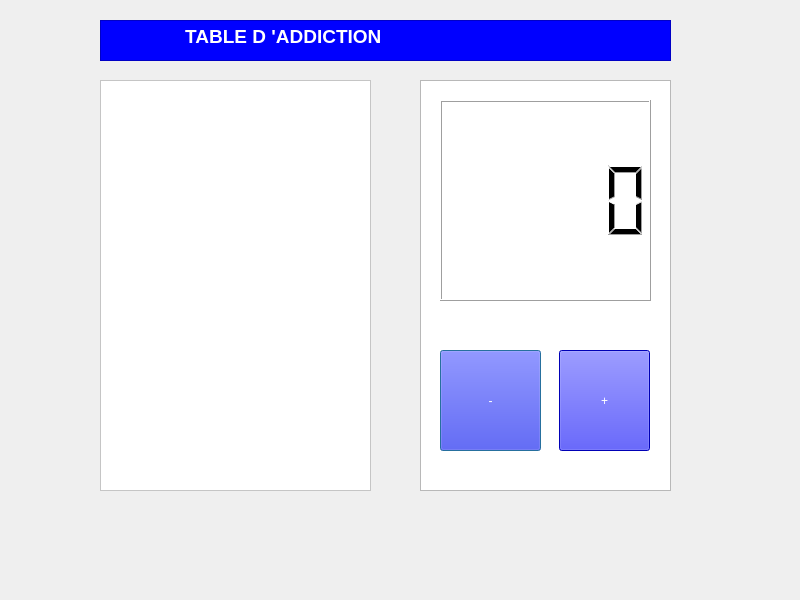
<?xml version="1.0" encoding="UTF-8"?>
<ui version="4.0">
 <class>Addiction</class>
 <widget class="QDialog" name="Addiction">
  <property name="geometry">
   <rect>
    <x>0</x>
    <y>0</y>
    <width>800</width>
    <height>600</height>
   </rect>
  </property>
  <property name="windowTitle">
   <string>Addiction</string>
  </property>
  <widget class="QTextEdit" name="textEdit">
   <property name="geometry">
    <rect>
     <x>100</x>
     <y>20</y>
     <width>571</width>
     <height>41</height>
    </rect>
   </property>
   <property name="styleSheet">
    <string notr="true">color:white;
align-text:center;
background-color:blue;</string>
   </property>
   <property name="readOnly">
    <bool>true</bool>
   </property>
   <property name="html">
    <string>&lt;!DOCTYPE HTML PUBLIC &quot;-//W3C//DTD HTML 4.0//EN&quot; &quot;http://www.w3.org/TR/REC-html40/strict.dtd&quot;&gt;
&lt;html&gt;&lt;head&gt;&lt;meta name=&quot;qrichtext&quot; content=&quot;1&quot; /&gt;&lt;style type=&quot;text/css&quot;&gt;
p, li { white-space: pre-wrap; }
&lt;/style&gt;&lt;/head&gt;&lt;body style=&quot; font-family:'MS Shell Dlg 2'; font-size:7.8pt; font-weight:400; font-style:normal;&quot;&gt;
&lt;p style=&quot; margin-top:0px; margin-bottom:0px; margin-left:0px; margin-right:0px; -qt-block-indent:0; text-indent:0px;&quot;&gt;                             &lt;span style=&quot; font-size:14pt; font-weight:600;&quot;&gt;TABLE D 'ADDICTION&lt;/span&gt;&lt;/p&gt;&lt;/body&gt;&lt;/html&gt;</string>
   </property>
  </widget>
  <widget class="QTextEdit" name="textEdit_2">
   <property name="geometry">
    <rect>
     <x>100</x>
     <y>80</y>
     <width>271</width>
     <height>411</height>
    </rect>
   </property>
   <property name="styleSheet">
    <string notr="true">font: 20 15pt &quot;MS Shell Dlg 2&quot;;
background-color:white;</string>
   </property>
   <property name="readOnly">
    <bool>true</bool>
   </property>
  </widget>
  <widget class="QTextEdit" name="textEdit_3">
   <property name="geometry">
    <rect>
     <x>420</x>
     <y>80</y>
     <width>251</width>
     <height>411</height>
    </rect>
   </property>
   <property name="readOnly">
    <bool>true</bool>
   </property>
  </widget>
  <widget class="QLCDNumber" name="lcdNumber">
   <property name="geometry">
    <rect>
     <x>440</x>
     <y>100</y>
     <width>211</width>
     <height>201</height>
    </rect>
   </property>
  </widget>
  <widget class="QPushButton" name="pushButton">
   <property name="geometry">
    <rect>
     <x>440</x>
     <y>350</y>
     <width>101</width>
     <height>101</height>
    </rect>
   </property>
   <property name="styleSheet">
    <string notr="true">font: 30pt &quot;MS Shell Dlg 2&quot;;
background-color:blue;
color:white;</string>
   </property>
   <property name="text">
    <string>-</string>
   </property>
  </widget>
  <widget class="QPushButton" name="pushButton_2">
   <property name="geometry">
    <rect>
     <x>559</x>
     <y>350</y>
     <width>91</width>
     <height>101</height>
    </rect>
   </property>
   <property name="styleSheet">
    <string notr="true">font: 30pt &quot;MS Shell Dlg 2&quot;;
background-color:blue;
color:white;</string>
   </property>
   <property name="text">
    <string>+</string>
   </property>
  </widget>
 </widget>
 <resources/>
 <connections/>
</ui>
